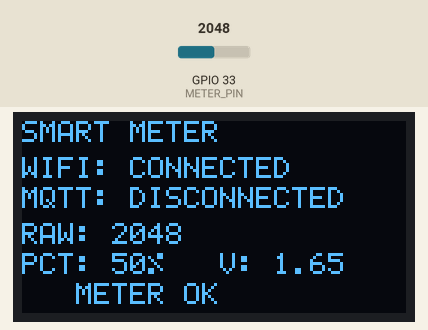
This sketch was run on a simulated ESP32. Shown: 128×64 one-colour display. Wiring (inferred from the names in the program): SSD1306 OLED at I2C address 0x3C. The test bench sets the inputs (shaded band); at power-on: GPIO 33 (METER_PIN) = 2048 (analog values on the 0–4095 scale). WiFi joins after 1.5 s; servers stay silent unless stated; no MQTT or app messages arrive unless stated.

Above: at 3.5 s.
3.6 s: GPIO 33 (METER_PIN) set to 1041
At 5.8 s:
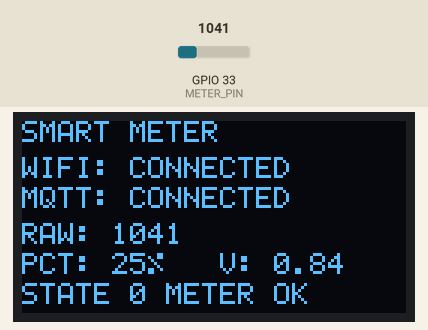
6.6 s: GPIO 33 (METER_PIN) set to 999
At 8.2 s:
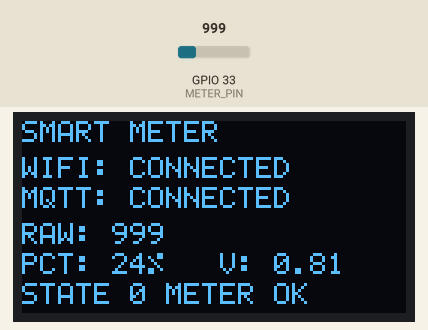
8.9 s: GPIO 33 (METER_PIN) set to 1228
At 10.6 s:
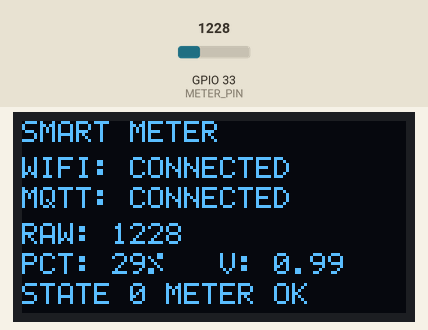
Timing chart, 0 to 12.1 s (numbered marks = the images above; inputs shaded):
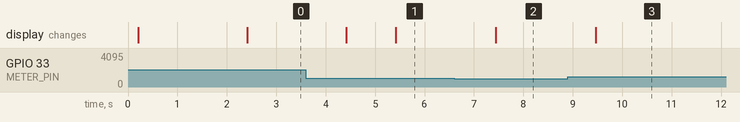

Measured:
- the behaviour switches between 1000 and 999 on GPIO 33 (METER_PIN) (found by bisection; images 1 and 2)
- after the input at 3.6 s, the display: first changes after 0.82 s (image 1 shows a later state)
- after the input at 6.6 s, the display: changes after 0.84 s (image 2)
- after the input at 8.9 s, the display: changes after 0.57 s (image 3)

The sketch:

14_smart_meter.ino
```cpp
#include <Wire.h>
#include <WiFi.h>
#include <PubSubClient.h>

// Smart meter display.
// OLED wiring matches the current AI-Thinker-style setup without the camera:
// SDA = GPIO13, SCL = GPIO14.
static const int OLED_SDA_PIN = 13;
static const int OLED_SCL_PIN = 14;
static uint8_t oledAddr = 0x3C;
static uint8_t oledBuffer[128 * 64 / 8];

// ADC input for the meter sensor. Adjust these calibration values later when
// the actual sensor and divider are confirmed.
static const int METER_PIN = 33;
static const int METER_SAMPLE_COUNT = 16;
static const int METER_RAW_MIN = 0;
static const int METER_RAW_MAX = 4095;
static const bool METER_REVERSED = false;

static const char *WIFI_SSID = "Likung_5G";
static const char *WIFI_PASSWORD = "072882800";
static const char *WIFI_HOSTNAME = "esp32-smart-meter";

static const char *MQTT_HOST = "mqttgo.io";
static const uint16_t MQTT_PORT = 1883;
static const char *MQTT_TOPIC = "fukuei/class701/meter";

static const unsigned long WIFI_RETRY_INTERVAL_MS = 5000UL;
static const unsigned long MQTT_RETRY_INTERVAL_MS = 5000UL;
static const unsigned long METER_READ_INTERVAL_MS = 1000UL;
static const unsigned long PUBLISH_INTERVAL_MS = 5000UL;
static const unsigned long OLED_REFRESH_INTERVAL_MS = 500UL;

WiFiClient wifiClient;
PubSubClient mqttClient(wifiClient);

static unsigned long lastWifiRetryMs = 0;
static unsigned long lastMqttRetryMs = 0;
static unsigned long lastMeterReadMs = 0;
static unsigned long lastPublishMs = 0;
static unsigned long lastOledRefreshMs = 0;
static unsigned long publishCount = 0;

static int lastRaw = -1;
static int lastPercent = -1;
static float lastVoltage = 0.0f;
static bool lastPublishOk = false;
static char lastError[48] = "boot";
static char lastMqttStateText[24] = "--";

struct Glyph {
  char ch;
  uint8_t data[5];
};

static const Glyph GLYPHS[] = {
  { ' ', { 0x00, 0x00, 0x00, 0x00, 0x00 } },
  { '%', { 0x62, 0x64, 0x08, 0x13, 0x23 } },
  { '.', { 0x00, 0x60, 0x60, 0x00, 0x00 } },
  { ':', { 0x00, 0x36, 0x36, 0x00, 0x00 } },
  { '0', { 0x3E, 0x51, 0x49, 0x45, 0x3E } },
  { '1', { 0x00, 0x42, 0x7F, 0x40, 0x00 } },
  { '2', { 0x42, 0x61, 0x51, 0x49, 0x46 } },
  { '3', { 0x21, 0x41, 0x45, 0x4B, 0x31 } },
  { '4', { 0x18, 0x14, 0x12, 0x7F, 0x10 } },
  { '5', { 0x27, 0x45, 0x45, 0x45, 0x39 } },
  { '6', { 0x3C, 0x4A, 0x49, 0x49, 0x30 } },
  { '7', { 0x01, 0x71, 0x09, 0x05, 0x03 } },
  { '8', { 0x36, 0x49, 0x49, 0x49, 0x36 } },
  { '9', { 0x06, 0x49, 0x49, 0x29, 0x1E } },
  { 'A', { 0x7E, 0x11, 0x11, 0x11, 0x7E } },
  { 'B', { 0x7F, 0x49, 0x49, 0x49, 0x36 } },
  { 'C', { 0x3E, 0x41, 0x41, 0x41, 0x22 } },
  { 'D', { 0x7F, 0x41, 0x41, 0x22, 0x1C } },
  { 'E', { 0x7F, 0x49, 0x49, 0x49, 0x41 } },
  { 'F', { 0x7F, 0x09, 0x09, 0x09, 0x01 } },
  { 'G', { 0x3E, 0x41, 0x49, 0x49, 0x3A } },
  { 'H', { 0x7F, 0x08, 0x08, 0x08, 0x7F } },
  { 'I', { 0x00, 0x41, 0x7F, 0x41, 0x00 } },
  { 'K', { 0x7F, 0x08, 0x14, 0x22, 0x41 } },
  { 'L', { 0x7F, 0x40, 0x40, 0x40, 0x40 } },
  { 'M', { 0x7F, 0x02, 0x0C, 0x02, 0x7F } },
  { 'N', { 0x7F, 0x04, 0x08, 0x10, 0x7F } },
  { 'O', { 0x3E, 0x41, 0x41, 0x41, 0x3E } },
  { 'P', { 0x7F, 0x09, 0x09, 0x09, 0x06 } },
  { 'Q', { 0x3E, 0x41, 0x51, 0x21, 0x5E } },
  { 'R', { 0x7F, 0x09, 0x19, 0x29, 0x46 } },
  { 'S', { 0x46, 0x49, 0x49, 0x49, 0x31 } },
  { 'T', { 0x01, 0x01, 0x7F, 0x01, 0x01 } },
  { 'U', { 0x3F, 0x40, 0x40, 0x40, 0x3F } },
  { 'V', { 0x1F, 0x20, 0x40, 0x20, 0x1F } },
  { 'W', { 0x7F, 0x20, 0x18, 0x20, 0x7F } },
  { 'X', { 0x63, 0x14, 0x08, 0x14, 0x63 } },
  { 'Y', { 0x07, 0x08, 0x70, 0x08, 0x07 } },
  { 'Z', { 0x61, 0x51, 0x49, 0x45, 0x43 } },
};

static void setError(const char *message)
{
  strncpy(lastError, message, sizeof(lastError) - 1);
  lastError[sizeof(lastError) - 1] = '\0';
}

static const uint8_t *lookupGlyph(char ch)
{
  for (const Glyph &glyph : GLYPHS) {
    if (glyph.ch == ch) {
      return glyph.data;
    }
  }
  return GLYPHS[0].data;
}

static bool oledProbe(uint8_t address)
{
  Wire.beginTransmission(address);
  return Wire.endTransmission() == 0;
}

static void oledInit()
{
  Wire.begin(OLED_SDA_PIN, OLED_SCL_PIN);
  Wire.setClock(400000);

  if (oledProbe(0x3C)) {
    oledAddr = 0x3C;
  } else if (oledProbe(0x3D)) {
    oledAddr = 0x3D;
  } else {
    oledAddr = 0x3C;
  }

  delay(100);
  Wire.beginTransmission(oledAddr);
  Wire.write(0x00);
  Wire.write(0xAE);
  Wire.endTransmission();

  Wire.beginTransmission(oledAddr);
  Wire.write(0x00);
  Wire.write(0xD5);
  Wire.write(0x80);
  Wire.endTransmission();

  Wire.beginTransmission(oledAddr);
  Wire.write(0x00);
  Wire.write(0xA8);
  Wire.write(0x3F);
  Wire.endTransmission();

  Wire.beginTransmission(oledAddr);
  Wire.write(0x00);
  Wire.write(0xD3);
  Wire.write(0x00);
  Wire.endTransmission();

  Wire.beginTransmission(oledAddr);
  Wire.write(0x00);
  Wire.write(0x40);
  Wire.endTransmission();

  Wire.beginTransmission(oledAddr);
  Wire.write(0x00);
  Wire.write(0x8D);
  Wire.write(0x14);
  Wire.endTransmission();

  Wire.beginTransmission(oledAddr);
  Wire.write(0x00);
  Wire.write(0x20);
  Wire.write(0x00);
  Wire.endTransmission();

  Wire.beginTransmission(oledAddr);
  Wire.write(0x00);
  Wire.write(0xA1);
  Wire.endTransmission();

  Wire.beginTransmission(oledAddr);
  Wire.write(0x00);
  Wire.write(0xC8);
  Wire.endTransmission();

  Wire.beginTransmission(oledAddr);
  Wire.write(0x00);
  Wire.write(0xDA);
  Wire.write(0x12);
  Wire.endTransmission();

  Wire.beginTransmission(oledAddr);
  Wire.write(0x00);
  Wire.write(0x81);
  Wire.write(0xCF);
  Wire.endTransmission();

  Wire.beginTransmission(oledAddr);
  Wire.write(0x00);
  Wire.write(0xD9);
  Wire.write(0xF1);
  Wire.endTransmission();

  Wire.beginTransmission(oledAddr);
  Wire.write(0x00);
  Wire.write(0xDB);
  Wire.write(0x40);
  Wire.endTransmission();

  Wire.beginTransmission(oledAddr);
  Wire.write(0x00);
  Wire.write(0xA4);
  Wire.endTransmission();

  Wire.beginTransmission(oledAddr);
  Wire.write(0x00);
  Wire.write(0xA6);
  Wire.endTransmission();

  Wire.beginTransmission(oledAddr);
  Wire.write(0x00);
  Wire.write(0xAF);
  Wire.endTransmission();
}

static void oledClear()
{
  memset(oledBuffer, 0, sizeof(oledBuffer));
}

static void oledPixel(int x, int y, bool on)
{
  if (x < 0 || x >= 128 || y < 0 || y >= 64) {
    return;
  }

  const uint16_t index = x + (y / 8) * 128;
  const uint8_t mask = 1U << (y & 7);
  if (on) {
    oledBuffer[index] |= mask;
  } else {
    oledBuffer[index] &= ~mask;
  }
}

static void oledDrawChar(int x, int y, char ch)
{
  if (ch >= 'a' && ch <= 'z') {
    ch = (char)(ch - 'a' + 'A');
  }

  const uint8_t *glyph = lookupGlyph(ch);
  for (int col = 0; col < 5; col++) {
    uint8_t bits = glyph[col];
    for (int row = 0; row < 7; row++) {
      oledPixel(x + col, y + row, (bits & (1U << row)) != 0);
    }
  }
}

static void oledDrawText(int x, int y, const char *text)
{
  int cursorX = x;
  while (*text != '\0') {
    oledDrawChar(cursorX, y, *text++);
    cursorX += 6;
  }
}

static void oledDisplayBuffer()
{
  for (uint8_t page = 0; page < 8; page++) {
    Wire.beginTransmission(oledAddr);
    Wire.write(0x00);
    Wire.write((uint8_t)(0xB0 | page));
    Wire.write(0x00);
    Wire.write(0x10);
    Wire.endTransmission();

    Wire.beginTransmission(oledAddr);
    Wire.write(0x40);
    const uint16_t start = page * 128;
    for (uint16_t i = 0; i < 128; i++) {
      Wire.write(oledBuffer[start + i]);
    }
    Wire.endTransmission();
  }
}

static void oledShowText(const char *line1, const char *line2, const char *line3)
{
  oledClear();
  if (line1 != nullptr) {
    oledDrawText(0, 0, line1);
  }
  if (line2 != nullptr) {
    oledDrawText(0, 16, line2);
  }
  if (line3 != nullptr) {
    oledDrawText(0, 32, line3);
  }
  oledDisplayBuffer();
}

static void drawStatusLine(int y, const char *label, bool ok, const char *okText, const char *failText)
{
  char buffer[48];
  snprintf(buffer, sizeof(buffer), "%s: %s", label, ok ? okText : failText);
  oledDrawText(0, y, buffer);
}

static void drawScreen()
{
  char rawText[24];
  char pctText[24];
  char voltText[24];
  char bottomText[48];

  if (lastRaw < 0) {
    snprintf(rawText, sizeof(rawText), "RAW: --");
  } else {
    snprintf(rawText, sizeof(rawText), "RAW: %d", lastRaw);
  }

  if (lastPercent < 0) {
    snprintf(pctText, sizeof(pctText), "PCT: --");
  } else {
    snprintf(pctText, sizeof(pctText), "PCT: %d%%", lastPercent);
  }

  snprintf(voltText, sizeof(voltText), "V: %.2f", lastVoltage);
  snprintf(bottomText, sizeof(bottomText), "%s %s", lastMqttStateText, lastError);

  oledClear();
  oledDrawText(0, 0, "SMART METER");
  drawStatusLine(12, "WiFi", WiFi.status() == WL_CONNECTED, "CONNECTED", "DISCONNECTED");
  drawStatusLine(22, "MQTT", mqttClient.connected(), "CONNECTED", "DISCONNECTED");
  oledDrawText(0, 34, rawText);
  oledDrawText(0, 44, pctText);
  oledDrawText(66, 44, voltText);
  oledDrawText(0, 54, bottomText);
  oledDisplayBuffer();
}

static int readMeterRaw()
{
  long sum = 0;
  for (int i = 0; i < METER_SAMPLE_COUNT; i++) {
    sum += analogRead(METER_PIN);
    delayMicroseconds(200);
  }
  return (int)(sum / METER_SAMPLE_COUNT);
}

static int rawToPercent(int raw)
{
  int bounded = constrain(raw, METER_RAW_MIN, METER_RAW_MAX);
  int percent = map(bounded, METER_RAW_MIN, METER_RAW_MAX, 0, 100);
  if (METER_REVERSED) {
    percent = 100 - percent;
  }
  return constrain(percent, 0, 100);
}

static float rawToVoltage(int raw)
{
  return (float)raw * 3.3f / 4095.0f;
}

static void readMeter()
{
  if (millis() - lastMeterReadMs < METER_READ_INTERVAL_MS) {
    return;
  }
  lastMeterReadMs = millis();

  lastRaw = readMeterRaw();
  lastPercent = rawToPercent(lastRaw);
  lastVoltage = rawToVoltage(lastRaw);
  setError("meter ok");
}

static void connectWifi()
{
  if (WiFi.status() == WL_CONNECTED) {
    return;
  }

  WiFi.mode(WIFI_STA);
  WiFi.persistent(false);
  WiFi.setAutoReconnect(true);
  WiFi.setSleep(false);
  WiFi.setHostname(WIFI_HOSTNAME);
  WiFi.begin(WIFI_SSID, WIFI_PASSWORD);
  setError("wifi connecting");
}

static void ensureWifi()
{
  if (WiFi.status() == WL_CONNECTED) {
    return;
  }

  if (millis() - lastWifiRetryMs < WIFI_RETRY_INTERVAL_MS) {
    return;
  }
  lastWifiRetryMs = millis();
  connectWifi();
}

static bool connectMqtt()
{
  if (WiFi.status() != WL_CONNECTED) {
    return false;
  }

  mqttClient.setServer(MQTT_HOST, MQTT_PORT);
  mqttClient.setSocketTimeout(5);
  mqttClient.setKeepAlive(60);

  uint32_t chipId = (uint32_t)(ESP.getEfuseMac() & 0xFFFFFF);
  String clientId = "esp32-smart-meter-" + String(chipId, HEX);

  bool ok = mqttClient.connect(clientId.c_str());
  if (!ok) {
    int state = mqttClient.state();
    snprintf(lastMqttStateText, sizeof(lastMqttStateText), "state=%d", state);
    char msg[48];
    snprintf(msg, sizeof(msg), "mqtt fail %d", state);
    setError(msg);
    return false;
  }

  snprintf(lastMqttStateText, sizeof(lastMqttStateText), "state=0");
  return true;
}

static void ensureMqtt()
{
  if (WiFi.status() != WL_CONNECTED) {
    mqttClient.disconnect();
    return;
  }

  if (mqttClient.connected()) {
    return;
  }

  if (millis() - lastMqttRetryMs < MQTT_RETRY_INTERVAL_MS) {
    return;
  }
  lastMqttRetryMs = millis();

  if (!connectMqtt()) {
    return;
  }

  setError("mqtt connected");
}

static bool publishReading()
{
  if (!mqttClient.connected()) {
    return false;
  }

  unsigned long nextCount = publishCount + 1;
  char payload[128];
  snprintf(
    payload,
    sizeof(payload),
    "{\"raw\":%d,\"percent\":%d,\"voltage\":%.2f,\"count\":%lu}",
    lastRaw,
    lastPercent,
    lastVoltage,
    nextCount
  );

  bool ok = mqttClient.publish(MQTT_TOPIC, payload);
  if (!ok) {
    setError("mqtt publish fail");
  } else {
    lastPublishOk = true;
    publishCount = nextCount;
    setError("publish ok");
  }
  return ok;
}

static void maybePublish()
{
  if (millis() - lastPublishMs < PUBLISH_INTERVAL_MS) {
    return;
  }
  lastPublishMs = millis();

  readMeter();
  if (!mqttClient.connected()) {
    lastPublishOk = false;
    return;
  }

  lastPublishOk = publishReading();
}

void setup()
{
  analogReadResolution(12);
  analogSetPinAttenuation(METER_PIN, ADC_11db);
  pinMode(METER_PIN, INPUT);

  Serial.begin(115200);
  Serial.setDebugOutput(true);
  Serial.println();

  oledInit();
  drawScreen();

  connectWifi();
  mqttClient.setBufferSize(160);

  unsigned long waitStart = millis();
  while (WiFi.status() != WL_CONNECTED && millis() - waitStart < 20000UL) {
    delay(200);
    yield();
  }

  if (WiFi.status() == WL_CONNECTED) {
    delay(500);
    ensureMqtt();
  }
}

void loop()
{
  ensureWifi();
  if (WiFi.status() == WL_CONNECTED) {
    ensureMqtt();
  }

  mqttClient.loop();
  readMeter();
  maybePublish();

  if (millis() - lastOledRefreshMs >= OLED_REFRESH_INTERVAL_MS) {
    lastOledRefreshMs = millis();
    drawScreen();
  }

  delay(10);
}
```
